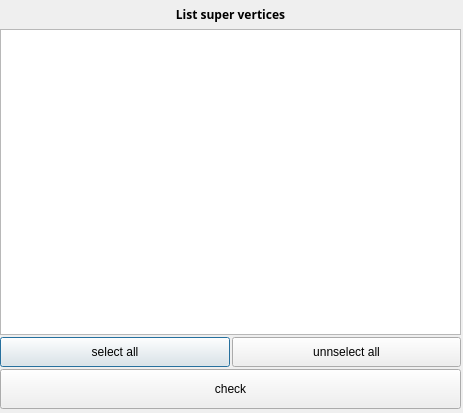
<?xml version="1.0" encoding="UTF-8"?>
<ui version="4.0">
 <class>Dialog</class>
 <widget class="QDialog" name="Dialog">
  <property name="geometry">
   <rect>
    <x>0</x>
    <y>0</y>
    <width>463</width>
    <height>413</height>
   </rect>
  </property>
  <property name="windowTitle">
   <string>Dialog</string>
  </property>
  <widget class="QWidget" name="layoutWidget">
   <property name="geometry">
    <rect>
     <x>0</x>
     <y>0</y>
     <width>461</width>
     <height>411</height>
    </rect>
   </property>
   <layout class="QVBoxLayout" name="verticalLayout">
    <property name="spacing">
     <number>2</number>
    </property>
    <property name="leftMargin">
     <number>0</number>
    </property>
    <property name="topMargin">
     <number>2</number>
    </property>
    <property name="rightMargin">
     <number>0</number>
    </property>
    <property name="bottomMargin">
     <number>2</number>
    </property>
    <item>
     <widget class="QLabel" name="WBLlabel">
      <property name="sizePolicy">
       <sizepolicy hsizetype="Preferred" vsizetype="Preferred">
        <horstretch>0</horstretch>
        <verstretch>0</verstretch>
       </sizepolicy>
      </property>
      <property name="minimumSize">
       <size>
        <width>0</width>
        <height>25</height>
       </size>
      </property>
      <property name="sizeIncrement">
       <size>
        <width>0</width>
        <height>0</height>
       </size>
      </property>
      <property name="baseSize">
       <size>
        <width>0</width>
        <height>0</height>
       </size>
      </property>
      <property name="font">
       <font>
        <family>微软雅黑</family>
        <weight>75</weight>
        <bold>true</bold>
       </font>
      </property>
      <property name="focusPolicy">
       <enum>Qt::NoFocus</enum>
      </property>
      <property name="acceptDrops">
       <bool>false</bool>
      </property>
      <property name="text">
       <string>List super vertices</string>
      </property>
      <property name="textFormat">
       <enum>Qt::AutoText</enum>
      </property>
      <property name="alignment">
       <set>Qt::AlignCenter</set>
      </property>
      <property name="wordWrap">
       <bool>false</bool>
      </property>
     </widget>
    </item>
    <item>
     <widget class="QListWidget" name="WBLSuperVerUI">
      <property name="autoFillBackground">
       <bool>false</bool>
      </property>
      <property name="editTriggers">
       <set>QAbstractItemView::EditKeyPressed|QAbstractItemView::SelectedClicked</set>
      </property>
      <property name="dragEnabled">
       <bool>false</bool>
      </property>
      <property name="selectionMode">
       <enum>QAbstractItemView::ContiguousSelection</enum>
      </property>
      <property name="sortingEnabled">
       <bool>false</bool>
      </property>
     </widget>
    </item>
    <item>
     <layout class="QHBoxLayout" name="horizontalLayout">
      <item>
       <widget class="QPushButton" name="WBLselAllBtn">
        <property name="enabled">
         <bool>true</bool>
        </property>
        <property name="minimumSize">
         <size>
          <width>0</width>
          <height>30</height>
         </size>
        </property>
        <property name="text">
         <string>select all</string>
        </property>
       </widget>
      </item>
      <item>
       <widget class="QPushButton" name="WBLunselAllBtn">
        <property name="minimumSize">
         <size>
          <width>0</width>
          <height>30</height>
         </size>
        </property>
        <property name="text">
         <string>unnselect all</string>
        </property>
       </widget>
      </item>
     </layout>
    </item>
    <item>
     <widget class="QPushButton" name="WBLpushBtn">
      <property name="minimumSize">
       <size>
        <width>0</width>
        <height>40</height>
       </size>
      </property>
      <property name="text">
       <string>check</string>
      </property>
     </widget>
    </item>
   </layout>
  </widget>
 </widget>
 <resources/>
 <connections/>
</ui>
